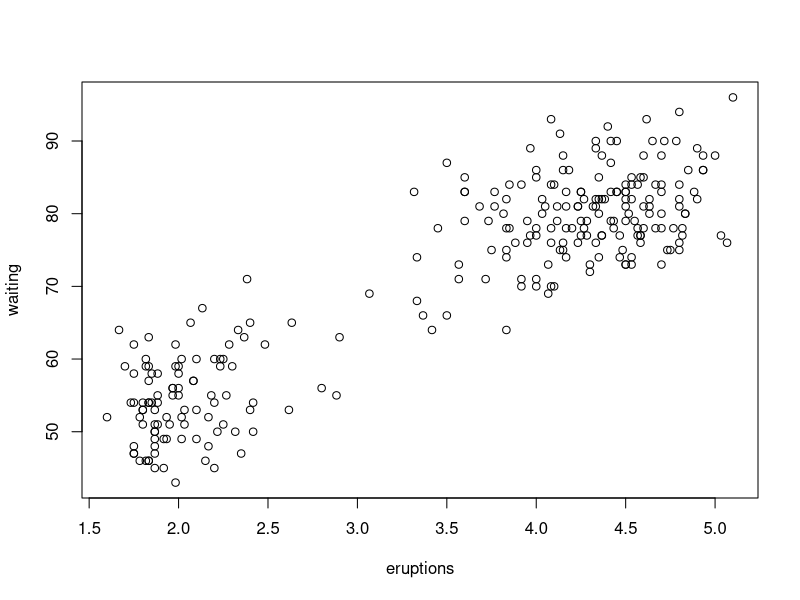
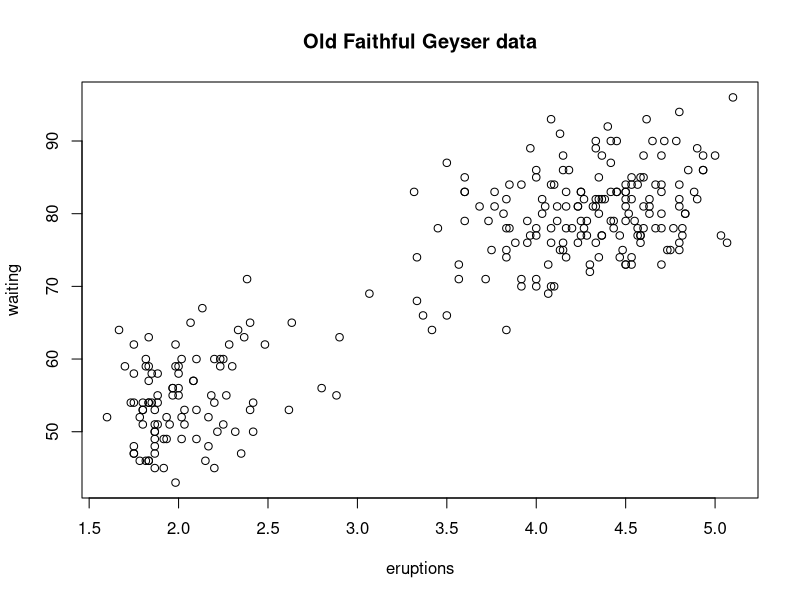

The R source for these figures, in order: (Note: this script raises an error after producing the figures.)
library(datasets)
pdf(file = "myplot.pdf")
with(faithful, plot(eruptions, waiting))
title(main = "Old Faithful Geyser data")
dev.off()

#dev.copy
#dev.copy2pdf

library(datasets)
with(faithful, plot(eruptions, waiting))
dev.copy(png, file = "geyserplot.png")
dev.off()
dev.cur()
#See that the screen is still open
dev.off()
